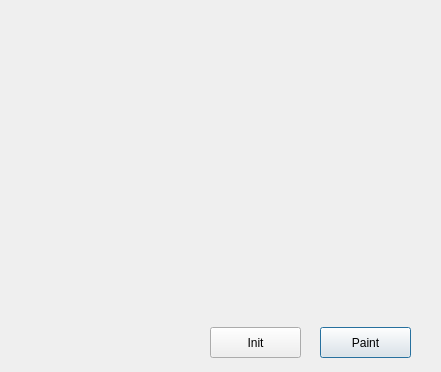
<?xml version="1.0" encoding="UTF-8"?>
<ui version="4.0">
 <class>PaintInterface</class>
 <widget class="QDialog" name="PaintInterface">
  <property name="geometry">
   <rect>
    <x>0</x>
    <y>0</y>
    <width>441</width>
    <height>372</height>
   </rect>
  </property>
  <property name="windowTitle">
   <string>Dialog</string>
  </property>
  <widget class="QPushButton" name="doPaint">
   <property name="geometry">
    <rect>
     <x>320</x>
     <y>327</y>
     <width>91</width>
     <height>31</height>
    </rect>
   </property>
   <property name="text">
    <string>Paint</string>
   </property>
  </widget>
  <widget class="QPushButton" name="init">
   <property name="geometry">
    <rect>
     <x>210</x>
     <y>327</y>
     <width>91</width>
     <height>31</height>
    </rect>
   </property>
   <property name="text">
    <string>Init</string>
   </property>
  </widget>
 </widget>
 <resources/>
 <connections/>
</ui>
